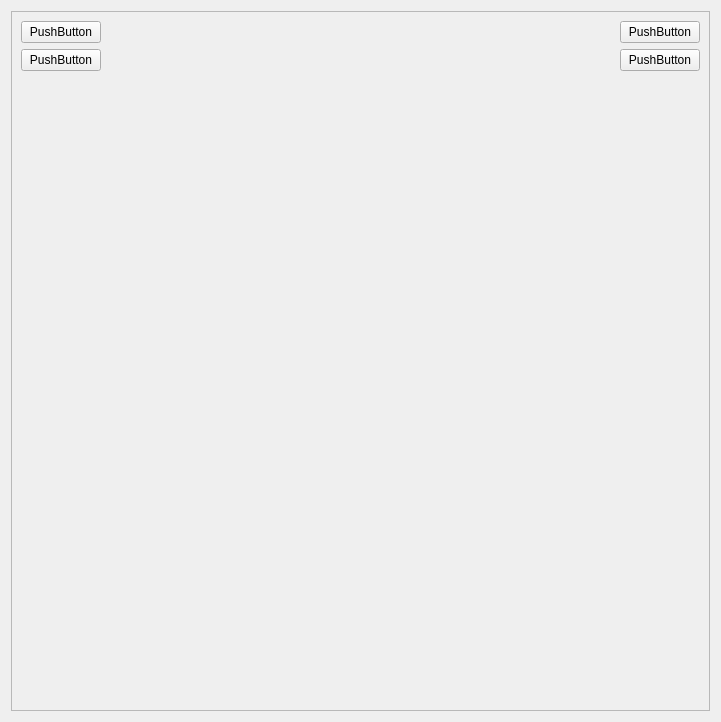
<?xml version="1.0" encoding="UTF-8"?>
<ui version="4.0">
 <class>TestWidget</class>
 <widget class="QWidget" name="TestWidget">
  <property name="geometry">
   <rect>
    <x>0</x>
    <y>0</y>
    <width>721</width>
    <height>722</height>
   </rect>
  </property>
  <property name="windowTitle">
   <string>Form</string>
  </property>
  <layout class="QVBoxLayout" name="verticalLayoutMain">
   <item>
    <widget class="QScrollArea" name="scrollArea">
     <property name="widgetResizable">
      <bool>true</bool>
     </property>
     <widget class="QWidget" name="scrollAreaWidgetContents">
      <property name="geometry">
       <rect>
        <x>0</x>
        <y>0</y>
        <width>701</width>
        <height>702</height>
       </rect>
      </property>
      <layout class="QVBoxLayout" name="verticalLayoutScrollArea">
       <item>
        <layout class="QHBoxLayout" name="horizontalLayoutRow1">
         <item>
          <widget class="QPushButton" name="pushButtonFrom1">
           <property name="text">
            <string>PushButton</string>
           </property>
          </widget>
         </item>
         <item>
          <spacer name="horizontalSpacer1">
           <property name="orientation">
            <enum>Qt::Horizontal</enum>
           </property>
           <property name="sizeHint" stdset="0">
            <size>
             <width>40</width>
             <height>20</height>
            </size>
           </property>
          </spacer>
         </item>
         <item>
          <widget class="QPushButton" name="pushButtonTo1">
           <property name="text">
            <string>PushButton</string>
           </property>
          </widget>
         </item>
        </layout>
       </item>
       <item>
        <layout class="QHBoxLayout" name="horizontalLayoutRow2">
         <item>
          <widget class="QPushButton" name="pushButtonFrom2">
           <property name="text">
            <string>PushButton</string>
           </property>
          </widget>
         </item>
         <item>
          <spacer name="horizontalSpacer2">
           <property name="orientation">
            <enum>Qt::Horizontal</enum>
           </property>
           <property name="sizeHint" stdset="0">
            <size>
             <width>40</width>
             <height>20</height>
            </size>
           </property>
          </spacer>
         </item>
         <item>
          <widget class="QPushButton" name="pushButtonTo2">
           <property name="text">
            <string>PushButton</string>
           </property>
          </widget>
         </item>
        </layout>
       </item>
       <item>
        <spacer name="verticalSpacerBottom">
         <property name="orientation">
          <enum>Qt::Vertical</enum>
         </property>
         <property name="sizeHint" stdset="0">
          <size>
           <width>20</width>
           <height>40</height>
          </size>
         </property>
        </spacer>
       </item>
      </layout>
     </widget>
    </widget>
   </item>
  </layout>
 </widget>
 <resources/>
 <connections/>
</ui>
